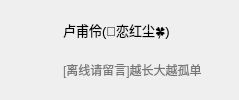
                       <widget class="QWidget" name="widget_45" native="true">
                        <property name="enabled">
                         <bool>true</bool>
                        </property>
                        <property name="styleSheet">
                         <string notr="true">QWidget#widget_45{
	max-height:60px;
	min-height:60px;
}
QWidget#widget_45:hover{
	background-color: rgb(242, 242, 242);
}</string>
                        </property>
                        <layout class="QHBoxLayout" name="horizontalLayout_43" stretch="0,1,0">
                         <property name="spacing">
                          <number>9</number>
                         </property>
                         <property name="leftMargin">
                          <number>14</number>
                         </property>
                         <property name="topMargin">
                          <number>10</number>
                         </property>
                         <property name="rightMargin">
                          <number>8</number>
                         </property>
                         <property name="bottomMargin">
                          <number>10</number>
                         </property>
                         <item>
                          <widget class="QPushButton" name="pushButton_82">
                           <property name="enabled">
                            <bool>false</bool>
                           </property>
                           <property name="styleSheet">
                            <string notr="true">QPushButton{
	min-height:40px;
	min-width:40px;
	max-height:40px;
	max-width:40px;
	border-radius:20px;
}</string>
                           </property>
                           <property name="text">
                            <string/>
                           </property>
                           <property name="icon">
                            <iconset resource="resource/resources.qrc">
                             <normaloff>:/image/image/QQ图片20230507155643.png</normaloff>:/image/image/QQ图片20230507155643.png</iconset>
                           </property>
                           <property name="iconSize">
                            <size>
                             <width>40</width>
                             <height>40</height>
                            </size>
                           </property>
                          </widget>
                         </item>
                         <item>
                          <layout class="QVBoxLayout" name="verticalLayout_75">
                           <property name="spacing">
                            <number>0</number>
                           </property>
                           <property name="sizeConstraint">
                            <enum>QLayout::SetDefaultConstraint</enum>
                           </property>
                           <property name="leftMargin">
                            <number>0</number>
                           </property>
                           <property name="rightMargin">
                            <number>0</number>
                           </property>
                           <item>
                            <widget class="QLabel" name="label_109">
                             <property name="styleSheet">
                              <string notr="true">QLabel{
	font-size:13px;
}</string>
                             </property>
                             <property name="text">
                              <string>卢甫伶(🍁恋红尘🍀)</string>
                             </property>
                            </widget>
                           </item>
                           <item>
                            <widget class="QLabel" name="label_110">
                             <property name="styleSheet">
                              <string notr="true">QLabel{
	color: rgb(117, 117, 117);
}</string>
                             </property>
                             <property name="text">
                              <string>[离线请留言]越长大越孤单</string>
                             </property>
                            </widget>
                           </item>
                          </layout>
                         </item>
                         <item>
                          <layout class="QVBoxLayout" name="verticalLayout_76">
                           <item>
                            <widget class="QPushButton" name="pushButton_83">
                             <property name="sizePolicy">
                              <sizepolicy hsizetype="Preferred" vsizetype="Fixed">
                               <horstretch>0</horstretch>
                               <verstretch>0</verstretch>
                              </sizepolicy>
                             </property>
                             <property name="styleSheet">
                              <string notr="true">QPushButton{
	height:20px;
	width:20px;
	border:none;
	image: url(:/icon/icon/视频摄像机灰.svg);
}
QPushButton:hover{
	image: url(:/icon/icon/视频摄像机黑.svg);
}</string>
                             </property>
                             <property name="text">
                              <string/>
                             </property>
                             <property name="icon">
                              <iconset>
                               <normaloff>:/icon/icon/视频摄像机.svg</normaloff>:/icon/icon/视频摄像机.svg</iconset>
                             </property>
                             <property name="iconSize">
                              <size>
                               <width>20</width>
                               <height>20</height>
                              </size>
                             </property>
                            </widget>
                           </item>
                          </layout>
                         </item>
                        </layout>
                       </widget>
